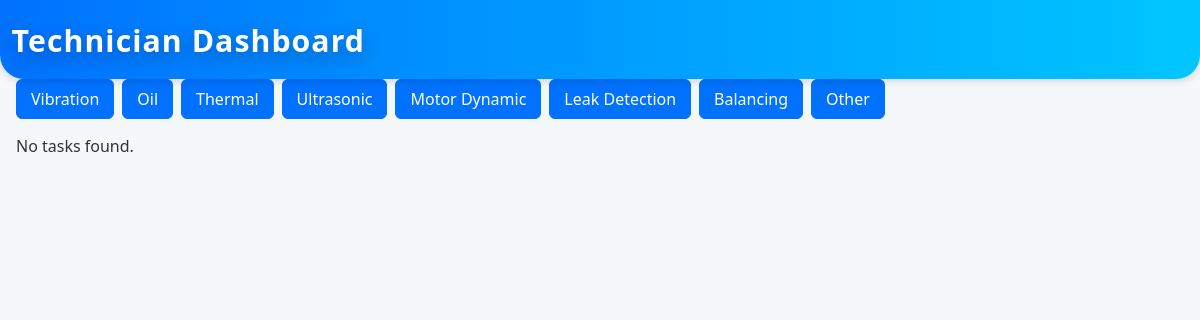
The page /technician/?planner_id=713 on the database as committed earlier.
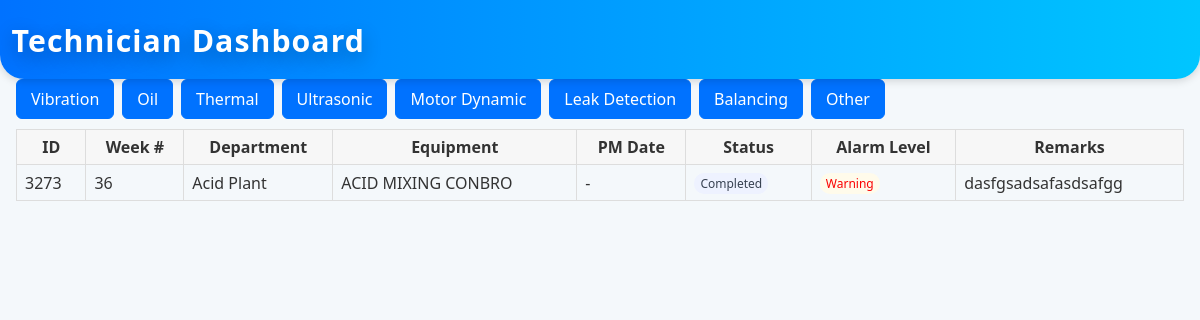
The same page on the database as committed later.
### app/models.py (models this page shows)
class CBMTesting(db.Model):
    __tablename__ = 'CBM_Testing'
    Testing_ID = db.Column(db.Integer, primary_key=True)
    CBM_Technician_ID = db.Column(db.Integer, db.ForeignKey('CBM_Technician.CBM_ID'))
    Equipment_ID = db.Column(db.Integer, db.ForeignKey('Equipment.EquipmentID'))
    Test_Date = db.Column(db.Text)
    Result = db.Column(db.Text)
    technician = db.relationship('CBMTechnician', backref='testings')
    equipment = db.relationship('Equipment', backref='testings')

### tables this page shows
CREATE TABLE Planner (
    id INTEGER PRIMARY KEY AUTOINCREMENT,
    week_number INTEGER,
    year INTEGER,
    department TEXT,
    equipment TEXT,
    date TEXT,
    day TEXT,
    pm_date TEXT,
    schedule_type TEXT DEFAULT 'Planned',
    proposed_target_date TEXT
);

### app/technician_routes.py (the view, shortened to what this page needs)
@technician.route('/')
def dashboard():
    status = request.args.get('status')
    planner_id = request.args.get('planner_id')
    ttype = request.args.get('type')
    with db.engine.begin() as conn:
        _ensure_schema(conn)
        base = (
            "SELECT t.Testing_ID, t.Test_Type, t.Status, t.Done, t.Alarm_Level, t.Notes, t.Done_Tested_Date, t.planner_id, "
            "p.department, p.equipment, p.week_number, p.year "
            "FROM CBM_Testing t LEFT JOIN Planner p ON p.id = t.planner_id"
        )
        clauses = []
        params = {}
        if planner_id:
            clauses.append("t.planner_id = :pid")
            params['pid'] = planner_id
        if ttype:
            clauses.append("t.Test_Type LIKE :tt")
            params['tt'] = f"%{ttype}%"
        if clauses:
            base += " WHERE " + " AND ".join(clauses)
        base += " ORDER BY t.Testing_ID DESC LIMIT 200"
        res = conn.execute(text(base), params)
        tasks = []
        for r in res.mappings():
            tasks.append(_row_to_task_dict(r))
    return render_template('technician/dashboard.html', tasks=tasks, status=status)

### app/technician_routes.py (called while the page is built)
def _row_to_task_dict(row):
    try:
        done_date = row['Done_Tested_Date']
    except Exception:
        try:
            done_date = row.get('Done_Tested_Date')
        except Exception:
            done_date = None
    return dict(
        id=row['Testing_ID'],
        planner_id=row['planner_id'],
        testing_type=row['Test_Type'],
        status=row['Status'] or ('done' if (row['Done'] or 0) == 1 else 'todo'),
        alarm_level=row['Alarm_Level'],
        notes=row['Notes'],
        equipment=row['equipment'],
        department=row['department'],
        week_number=row['week_number'],
        year=row['year'],
        done_tested_date=done_date,
    updated_at=(row.get('updated_at') if isinstance(row, dict) else None),
    )

### app/templates/technician/dashboard.html (shortened to what this page needs)
<!DOCTYPE html>
<html lang="en">
<head>
  <link rel="stylesheet" href="/static/style.css">
</head>
<body>
  <header class="page-header">
    <h1>{{ page_title or 'Technician Dashboard' }}</h1>
  </header>
  <main class="container">
    <nav style="margin-bottom:10px; display:flex; gap:8px; flex-wrap:wrap;">
      <a class="btn" href="/technician/vibration">Vibration</a>
      <a class="btn" href="/technician/oil">Oil</a>
      <a class="btn" href="/technician/thermal">Thermal</a>
      <a class="btn" href="/technician/ultrasonic">Ultrasonic</a>
      <a class="btn" href="/technician/motor_dynamic">Motor Dynamic</a>
      <a class="btn" href="/technician/leak_detection">Leak Detection</a>
      <a class="btn" href="/technician/balancing">Balancing</a>
      <a class="btn" href="/technician/other">Other</a>
    </nav>
    {% if tasks|length == 0 %}
      <p>No tasks found.</p>
    {% else %}
  <table>
        <thead>
          <tr>
    <th>ID</th>
    <th>Week #</th>
    <th>Department</th>
    <th>Equipment</th>
    <th>PM Date</th>
    <th>Status</th>
    <th>Alarm Level</th>
    <th>Remarks</th>
          </tr>
        </thead>
        <tbody>
          {% for t in tasks %}
          <tr>
    <td>{{ t.id or '' }}</td>
            <td>{{ t.week_number or '' }}</td>
            <td>{{ t.department or '' }}</td>
            <td>{{ t.equipment or '' }}</td>
    <td>{{ t.pm_date or '-' }}</td>
          <td>
            {% set s = (t.status or '') %}
            <span class="badge">{{ s }}</span>
          </td>
          <td>
            {% set a = (t.alarm_level or '-') %}
            {% set acls = 'alarm-normal' %}
            {% if a == 'Critical' %}{% set acls = 'alarm-critical' %}{% elif a == 'Warning' %}{% set acls = 'alarm-warning' %}{% endif %}
            <span class="badge {{ acls }}">{{ a }}</span>
          </td>
  <td>{{ t.notes or '-' }}</td>
          </tr>
          {% endfor %}
        </tbody>
      </table>
    {% endif %}
  </main>
</body>
</html>

Rows that differ between the two databases and show on the page:
added CBMTesting: Testing_ID "3273", week_number "36", department "Acid Plant", equipment "ACID MIXING CONBRO", pm_date "-", Status "Completed", Alarm_Level "Warning", Notes "dasfgsadsafasdsafgg"
Other text that changed with them:
text no longer shown: "No tasks found."
text now shown: "ID Week # Department Equipment PM Date Status Alarm Level Remarks"
